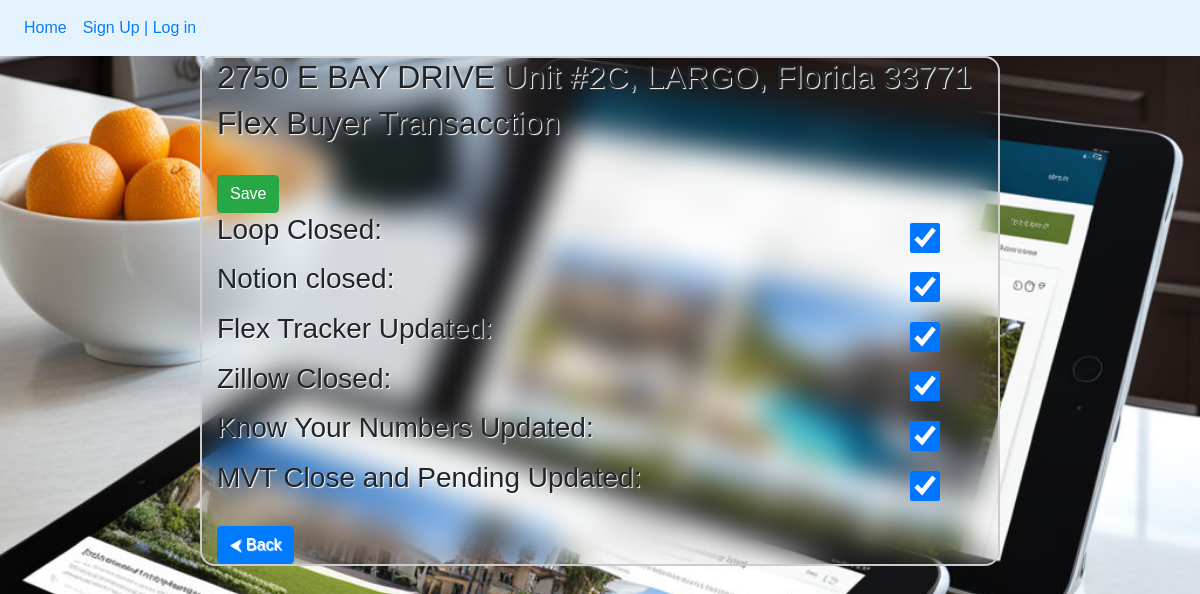
Screenshot of /Properties/2/closing/ with the database file from the repository.
### Emails/models.py (models this page shows, shortened)
class UnderContract(models.Model):
    address = models.CharField(max_length = 150, verbose_name = "Property")
    category = models.CharField(max_length = 20, choices = [("Buyer","Buyer"),("Seller","seller")], verbose_name = "Buyer/Seller")
    flex_organic = models.CharField(max_length=20, choices=[("Flex", "Flex"),("Team Lead","Team Lead"),("Organic","Organic")], verbose_name= "Flex/Organic")
    effective_date = models.DateField(verbose_name = "Effective Date")
    closing_date = models.DateField(null = True, verbose_name = "Closing date")
    price = models.DecimalField(max_digits=20, decimal_places=2, verbose_name="Sale Price")
    escrow = models.DecimalField(max_digits=10, decimal_places=2, verbose_name="Escrow")
    commission = models.DecimalField(max_digits=5, decimal_places=2, verbose_name="Commission")
    mls_fee = models.DecimalField(max_digits=6, decimal_places=2, verbose_name="MLS Fee")
    loop_closed = models.BooleanField(default=False, verbose_name="Loop Closed")
    notion_closed = models.BooleanField(default=False, verbose_name="Notion closed")
    flex_closed = models.BooleanField(default=False, verbose_name="Flex Tracker Updated")
    zillow_closed = models.BooleanField(default=False, verbose_name="Zillow Closed")
    kyn = models.BooleanField(default=False, verbose_name="Know Your Numbers Updated")
    close_pending = models.BooleanField(default=False, verbose_name="MVT Close and Pending Updated")
    notion = models.BooleanField(default = False, verbose_name = "Notion")
    congratulations = models.BooleanField(default = False, verbose_name = "Congrats Email")
    calendar = models.BooleanField(default = False, verbose_name = "Calendar Invites")
    flex_tracker = models.BooleanField(default = False, verbose_name = "Flex Tracker")
    loop = models.BooleanField(default = False, verbose_name = "Loop Created")
    da_requested = models.BooleanField(default = False, verbose_name = "DA requested")
    completed = models.BooleanField(verbose_name = "Completado")
    closed = models.BooleanField(default=False,verbose_name="Closed Deal")

### Emails/views.py (the view)
# urls.py: path("Properties/<int:property_id>/closing/", views.closing, name="closing property"),
def closing(request, property_id):
    if request.method == "GET":
        property=get_object_or_404(UnderContract, pk = property_id)
        form = UnderContractClosing(instance=property)
        return render(request, "closing.html", {"property":property,'form':form ,'encabezado':property.address})
    elif request.method == "POST":
        property=get_object_or_404(UnderContract, pk = property_id)
        form = UnderContractClosing(request.POST,instance=property)
        form.save()
        return render(request, "closing.html", {"property":property,'form':form ,'encabezado':property.address})

### Emails/forms.py
class UnderContractClosing(forms.ModelForm):
    class Meta:
        model = UnderContract
        fields = ["loop_closed","notion_closed","flex_closed","zillow_closed","kyn","close_pending"]

### Emails/templates/closing.html (shortened to what this page needs)
{% extends 'base.html' %}
{% block content %}
<h2>{{property.address}}</h2>
<h2>{{property.flex_organic}} {{property.category}} Transacction</h2>
<br>
<form method="post">
<button type="submit" class="btn btn-success">
    Save
</button>
<ul class="list-container">
    {% for field in form %}
    <li><h3>{{field.label_tag}}</h3>{{field}}</li>
    {% endfor %}
</ul>
</form>
<a href="{% url 'Properties' %}" class="btn btn-primary">&#11164; Back</a>
{% endblock %}

### static/css/estilos.css (style rules this page uses)
* { margin: 0; padding: 0; box-sizing: border-box; font-family: 'Monserrat', sans-serif; }
body { background-size: cover; background-position: 20% 20%; background-attachment: fixed; background-image: url("../img/fondo31.png"); text-shadow: 1px 1px 1px white; }
*::before, *::after { box-sizing: border-box; }
ul li input[type="checkbox"] { height: 30px; }
.container .list-container { width: 95%; border-radius: 10px; }
.container .list-container li { display: flex; justify-content: space-between; align-items: center; }
.container .list-container li h3 { text-align: left; margin-right: auto; }
.container .list-container li input[type="checkbox"] { text-align: right; width: 40px; }
input, select, textarea, option { background-color: #def; border: 1px solid #000; margin: 8px 0; padding: 10px 15px; border-radius: 8px; outline: none }
.signup-container label, input { width: 95%; }

### rows the page displays
UnderContract: address "2750 E BAY DRIVE Unit #2C, LARGO, Florida 33771", flex_organic "Flex", category "Buyer", form "☑" "☑" "☑" "☑" "☑" "☑"

### other values shown
{{ field.label_tag }} "Loop Closed:" "Notion closed:" "Flex Tracker Updated:" "Zillow Closed:" "Know Your Numbers Updated:" "MVT Close and Pending Updated:"
